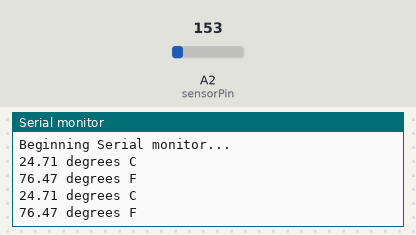
Bench run of a sketch on a simulated Arduino Uno, built with avr-gcc and run on an emulated ATmega328P. On the bench: the last lines printed to the serial monitor. Inputs (shaded band) come from the test bench; at power-on: A2 (sensorPin) = 153.

Above: at 1.8 s.
1.9 s: A2 (sensorPin) set to 165
At 2.8 s:
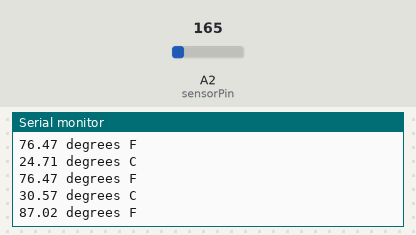
3.4 s: A2 (sensorPin) set to 175
At 4.7 s:
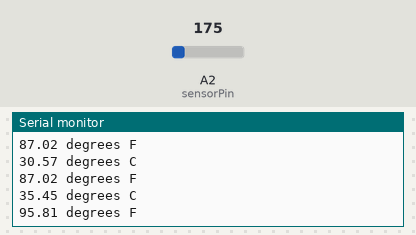
Timing chart, 0 to 6.4 s (numbered marks = the images above; inputs shaded):
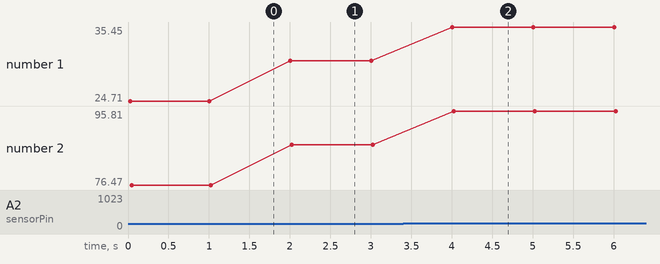

The sketch:

Print_Analog_Temp_Sensor.ino
```cpp
/*   Code to print an analog temp sensor.
 *   Author: Billy Straub
 *   For use with Introduction to Arduino Activity
 *   https://github.com/MNSGC-Ballooning/AEM4490-Example-Code/blob/master/Print_Analog_Temp_Sensor/Print_Analog_Temp_Sensor.ino
 *
 */

 //TMP36 Pin Variables
int sensorPin = A2; //the analog pin the TMP36's Vout (sense) pin is connected to


/*
 * setup() - this function runs once when you turn your Arduino on
 * We initialize the serial connection with the computer
 */
void setup()                        // This cond runs on 9600 baud rate. if your code does not work CHECK YOUR BAUDRATE in bottom right of your Serial monitor!!!
{
  Serial.begin(9600);  //Start the serial connection with the computer
                       //to view the result open the serial monitor
  Serial.println("Beginning Serial monitor...");
}

void loop()                     // run over and over again
{
 //getting the voltage reading from the temperature sensor
 int reading = analogRead(sensorPin);

 // converting that reading to voltage, for 3.3v arduino use 3.3
 float voltage = reading * 5.0;
 voltage /= 1024.0;

 // now print out the temperature
 float temperatureC = (voltage - 0.5) * 100 ;  //converting from 10 mv per degree wit 500 mV offset
                                               //to degrees ((voltage - 500mV) times 100)
 Serial.print(temperatureC); Serial.println(" degrees C");

 // now convert to Fahrenheit
 float temperatureF = (temperatureC * 9.0 / 5.0) + 32.0;
 Serial.print(temperatureF); Serial.println(" degrees F");

 delay(1000);                                     //waiting a second
}
```

Measured:
- after the input at 1.9 s, the serial monitor: prints a new line after 0.10 s (image 1)
- after the input at 3.4 s, the serial monitor: prints a new line after 0.61 s (image 2)
- plotted number 1: 24.71 → 30.57 after the input at 1.9 s, 30.57 → 35.45 after the input at 3.4 s
- plotted number 2: 76.47 → 87.02 after the input at 1.9 s, 87.02 → 95.81 after the input at 3.4 s
